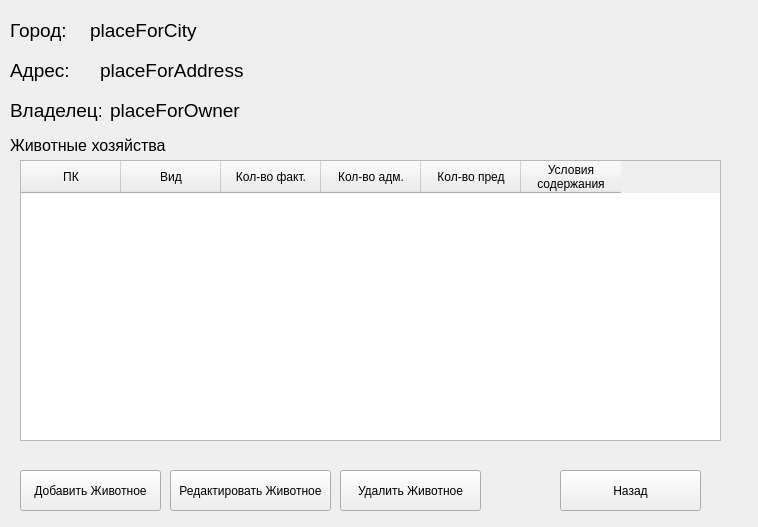
<?xml version="1.0" encoding="UTF-8"?>
<ui version="4.0">
 <class>Form</class>
 <widget class="QWidget" name="Form">
  <property name="geometry">
   <rect>
    <x>0</x>
    <y>0</y>
    <width>758</width>
    <height>527</height>
   </rect>
  </property>
  <property name="font">
   <font>
    <pointsize>9</pointsize>
   </font>
  </property>
  <property name="windowTitle">
   <string>Выпуск Отчёта</string>
  </property>
  <property name="windowIcon">
   <iconset theme="address-book-new">
    <normaloff>.</normaloff>.</iconset>
  </property>
  <widget class="QLabel" name="label">
   <property name="geometry">
    <rect>
     <x>10</x>
     <y>50</y>
     <width>81</width>
     <height>41</height>
    </rect>
   </property>
   <property name="font">
    <font>
     <pointsize>14</pointsize>
    </font>
   </property>
   <property name="text">
    <string>Адрес:</string>
   </property>
  </widget>
  <widget class="QLabel" name="label_2">
   <property name="geometry">
    <rect>
     <x>10</x>
     <y>90</y>
     <width>91</width>
     <height>41</height>
    </rect>
   </property>
   <property name="font">
    <font>
     <pointsize>14</pointsize>
    </font>
   </property>
   <property name="text">
    <string>Владелец:</string>
   </property>
  </widget>
  <widget class="QLabel" name="label_3">
   <property name="geometry">
    <rect>
     <x>10</x>
     <y>10</y>
     <width>81</width>
     <height>41</height>
    </rect>
   </property>
   <property name="font">
    <font>
     <pointsize>14</pointsize>
    </font>
   </property>
   <property name="text">
    <string>Город:</string>
   </property>
  </widget>
  <widget class="QLabel" name="placeForCity">
   <property name="geometry">
    <rect>
     <x>90</x>
     <y>10</y>
     <width>251</width>
     <height>41</height>
    </rect>
   </property>
   <property name="font">
    <font>
     <pointsize>14</pointsize>
    </font>
   </property>
   <property name="text">
    <string>placeForCity</string>
   </property>
  </widget>
  <widget class="QLabel" name="placeForAddress">
   <property name="geometry">
    <rect>
     <x>100</x>
     <y>50</y>
     <width>251</width>
     <height>41</height>
    </rect>
   </property>
   <property name="font">
    <font>
     <pointsize>14</pointsize>
    </font>
   </property>
   <property name="text">
    <string>placeForAddress</string>
   </property>
  </widget>
  <widget class="QLabel" name="placeForOwner">
   <property name="geometry">
    <rect>
     <x>110</x>
     <y>90</y>
     <width>251</width>
     <height>41</height>
    </rect>
   </property>
   <property name="font">
    <font>
     <pointsize>14</pointsize>
    </font>
   </property>
   <property name="text">
    <string>placeForOwner</string>
   </property>
  </widget>
  <widget class="QTableWidget" name="tableWidget">
   <property name="geometry">
    <rect>
     <x>20</x>
     <y>160</y>
     <width>701</width>
     <height>281</height>
    </rect>
   </property>
   <column>
    <property name="text">
     <string>ПК</string>
    </property>
   </column>
   <column>
    <property name="text">
     <string>Вид</string>
    </property>
   </column>
   <column>
    <property name="text">
     <string>Кол-во факт.</string>
    </property>
   </column>
   <column>
    <property name="text">
     <string>Кол-во адм.</string>
    </property>
   </column>
   <column>
    <property name="text">
     <string>Кол-во пред</string>
    </property>
   </column>
   <column>
    <property name="text">
     <string>Условия 
содержания</string>
    </property>
   </column>
  </widget>
  <widget class="QLabel" name="label_4">
   <property name="geometry">
    <rect>
     <x>10</x>
     <y>120</y>
     <width>191</width>
     <height>51</height>
    </rect>
   </property>
   <property name="font">
    <font>
     <pointsize>12</pointsize>
    </font>
   </property>
   <property name="text">
    <string>Животные хозяйства</string>
   </property>
  </widget>
  <widget class="QPushButton" name="documentAddAnimal">
   <property name="geometry">
    <rect>
     <x>20</x>
     <y>470</y>
     <width>141</width>
     <height>41</height>
    </rect>
   </property>
   <property name="text">
    <string>Добавить Животное</string>
   </property>
  </widget>
  <widget class="QPushButton" name="documentDeleteAnimal">
   <property name="geometry">
    <rect>
     <x>340</x>
     <y>470</y>
     <width>141</width>
     <height>41</height>
    </rect>
   </property>
   <property name="text">
    <string>Удалить Животное</string>
   </property>
  </widget>
  <widget class="QPushButton" name="documentAddAnimal_2">
   <property name="geometry">
    <rect>
     <x>170</x>
     <y>470</y>
     <width>161</width>
     <height>41</height>
    </rect>
   </property>
   <property name="text">
    <string>Редактировать Животное</string>
   </property>
  </widget>
  <widget class="QPushButton" name="documentCancelButton">
   <property name="geometry">
    <rect>
     <x>560</x>
     <y>470</y>
     <width>141</width>
     <height>41</height>
    </rect>
   </property>
   <property name="text">
    <string>Назад</string>
   </property>
  </widget>
 </widget>
 <resources/>
 <connections/>
</ui>
